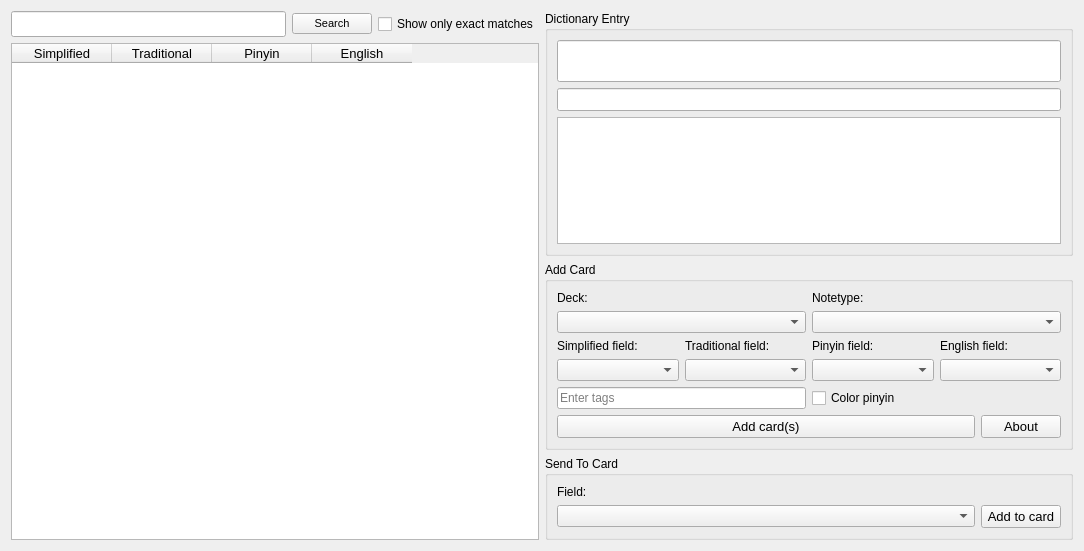
<?xml version="1.0" encoding="UTF-8"?>
<ui version="4.0">
 <class>Dialog</class>
 <widget class="QDialog" name="Dialog">
  <property name="geometry">
   <rect>
    <x>0</x>
    <y>0</y>
    <width>1084</width>
    <height>551</height>
   </rect>
  </property>
  <property name="sizePolicy">
   <sizepolicy hsizetype="Expanding" vsizetype="Expanding">
    <horstretch>0</horstretch>
    <verstretch>0</verstretch>
   </sizepolicy>
  </property>
  <property name="windowTitle">
   <string>CC-CEDICT for Anki</string>
  </property>
  <property name="sizeGripEnabled">
   <bool>false</bool>
  </property>
  <property name="modal">
   <bool>false</bool>
  </property>
  <layout class="QGridLayout" name="gridLayout_4">
   <property name="sizeConstraint">
    <enum>QLayout::SetNoConstraint</enum>
   </property>
   <item row="0" column="1">
    <widget class="QGroupBox" name="groupBox">
     <property name="title">
      <string>Dictionary Entry</string>
     </property>
     <layout class="QVBoxLayout" name="verticalLayout">
      <item>
       <widget class="QLineEdit" name="Hanzi">
        <property name="sizePolicy">
         <sizepolicy hsizetype="MinimumExpanding" vsizetype="Fixed">
          <horstretch>0</horstretch>
          <verstretch>0</verstretch>
         </sizepolicy>
        </property>
        <property name="font">
         <font>
          <family>KaiTi</family>
          <pointsize>18</pointsize>
         </font>
        </property>
        <property name="focusPolicy">
         <enum>Qt::ClickFocus</enum>
        </property>
       </widget>
      </item>
      <item>
       <widget class="QLineEdit" name="Pinyin">
        <property name="sizePolicy">
         <sizepolicy hsizetype="MinimumExpanding" vsizetype="Fixed">
          <horstretch>0</horstretch>
          <verstretch>0</verstretch>
         </sizepolicy>
        </property>
        <property name="font">
         <font>
          <pointsize>10</pointsize>
         </font>
        </property>
        <property name="focusPolicy">
         <enum>Qt::ClickFocus</enum>
        </property>
       </widget>
      </item>
      <item>
       <widget class="QTextEdit" name="English">
        <property name="sizePolicy">
         <sizepolicy hsizetype="MinimumExpanding" vsizetype="MinimumExpanding">
          <horstretch>0</horstretch>
          <verstretch>0</verstretch>
         </sizepolicy>
        </property>
        <property name="font">
         <font>
          <pointsize>8</pointsize>
         </font>
        </property>
        <property name="focusPolicy">
         <enum>Qt::ClickFocus</enum>
        </property>
       </widget>
      </item>
     </layout>
    </widget>
   </item>
   <item row="2" column="1">
    <widget class="QGroupBox" name="Dict">
     <property name="title">
      <string>Add Card</string>
     </property>
     <layout class="QGridLayout" name="gridLayout_3">
      <item row="0" column="0" colspan="2">
       <layout class="QGridLayout" name="gridLayout_2">
        <item row="0" column="0">
         <widget class="QLabel" name="Deck_Label">
          <property name="text">
           <string>Deck:</string>
          </property>
         </widget>
        </item>
        <item row="0" column="2">
         <widget class="QLabel" name="Notetype_Label">
          <property name="text">
           <string>Notetype:</string>
          </property>
         </widget>
        </item>
        <item row="2" column="0">
         <widget class="QLabel" name="Field1_Label">
          <property name="text">
           <string>Simplified field:</string>
          </property>
         </widget>
        </item>
        <item row="2" column="1">
         <widget class="QLabel" name="Field2_Label">
          <property name="text">
           <string>Traditional field:</string>
          </property>
         </widget>
        </item>
        <item row="2" column="2">
         <widget class="QLabel" name="Field3_Label">
          <property name="text">
           <string>Pinyin field:</string>
          </property>
         </widget>
        </item>
        <item row="2" column="3">
         <widget class="QLabel" name="Field4_Label">
          <property name="text">
           <string>English field:</string>
          </property>
         </widget>
        </item>
        <item row="3" column="0">
         <widget class="QComboBox" name="Field1"/>
        </item>
        <item row="3" column="1">
         <widget class="QComboBox" name="Field2"/>
        </item>
        <item row="3" column="2">
         <widget class="QComboBox" name="Field3"/>
        </item>
        <item row="3" column="3">
         <widget class="QComboBox" name="Field4"/>
        </item>
        <item row="4" column="0" colspan="2">
         <widget class="QLineEdit" name="tags">
          <property name="focusPolicy">
           <enum>Qt::TabFocus</enum>
          </property>
          <property name="placeholderText">
           <string>Enter tags</string>
          </property>
          <property name="clearButtonEnabled">
           <bool>true</bool>
          </property>
         </widget>
        </item>
        <item row="4" column="2">
         <widget class="QCheckBox" name="color_pinyin">
          <property name="focusPolicy">
           <enum>Qt::TabFocus</enum>
          </property>
          <property name="text">
           <string>Color pinyin</string>
          </property>
         </widget>
        </item>
        <item row="1" column="0" colspan="2">
         <widget class="QComboBox" name="Deck"/>
        </item>
        <item row="1" column="2" colspan="2">
         <widget class="QComboBox" name="Notetype"/>
        </item>
       </layout>
      </item>
      <item row="1" column="0">
       <widget class="QPushButton" name="Add">
        <property name="sizePolicy">
         <sizepolicy hsizetype="MinimumExpanding" vsizetype="Fixed">
          <horstretch>0</horstretch>
          <verstretch>0</verstretch>
         </sizepolicy>
        </property>
        <property name="font">
         <font>
          <pointsize>10</pointsize>
         </font>
        </property>
        <property name="focusPolicy">
         <enum>Qt::TabFocus</enum>
        </property>
        <property name="text">
         <string>Add card(s)</string>
        </property>
        <property name="autoDefault">
         <bool>false</bool>
        </property>
       </widget>
      </item>
      <item row="1" column="1">
       <widget class="QPushButton" name="About">
        <property name="sizePolicy">
         <sizepolicy hsizetype="Minimum" vsizetype="Fixed">
          <horstretch>0</horstretch>
          <verstretch>0</verstretch>
         </sizepolicy>
        </property>
        <property name="font">
         <font>
          <pointsize>10</pointsize>
         </font>
        </property>
        <property name="focusPolicy">
         <enum>Qt::TabFocus</enum>
        </property>
        <property name="text">
         <string>About</string>
        </property>
        <property name="autoDefault">
         <bool>false</bool>
        </property>
       </widget>
      </item>
     </layout>
    </widget>
   </item>
   <item row="3" column="1">
    <widget class="QGroupBox" name="groupBox">
     <property name="title">
      <string>Send To Card</string>
     </property>
     <layout class="QGridLayout" name="gridLayout_5">
      <item row="0" column="0">
       <widget class="QLabel" name="Current_Field_Label">
          <property name="text">
           <string>Field:</string>
          </property>
         </widget>
      </item>
      <item row="1" column="0">
       <widget class="QComboBox" name="CurrentField">
        <property name="sizePolicy">
         <sizepolicy hsizetype="MinimumExpanding" vsizetype="Fixed">
          <horstretch>0</horstretch>
          <verstretch>0</verstretch>
         </sizepolicy>
        </property>
       </widget>
      </item>
      <item row="1" column="1">
       <widget class="QPushButton" name="AddCurrentField">
        <property name="sizePolicy">
         <sizepolicy hsizetype="Minimum" vsizetype="Fixed">
          <horstretch>0</horstretch>
          <verstretch>0</verstretch>
         </sizepolicy>
        </property>
        <property name="font">
         <font>
          <pointsize>10</pointsize>
         </font>
        </property>
        <property name="focusPolicy">
         <enum>Qt::TabFocus</enum>
        </property>
        <property name="text">
         <string>Add to card</string>
        </property>
        <property name="autoDefault">
         <bool>false</bool>
        </property>
       </widget>
      </item>
     </layout>
    </widget>
   </item>
   <item row="0" column="0" rowspan="4">
    <layout class="QGridLayout" name="gridLayout">
     <item row="0" column="2">
      <widget class="QCheckBox" name="checkBox">
       <property name="focusPolicy">
        <enum>Qt::TabFocus</enum>
       </property>
       <property name="text">
        <string>Show only exact matches</string>
       </property>
       <property name="checked">
        <bool>false</bool>
       </property>
      </widget>
     </item>
     <item row="0" column="0">
      <widget class="QLineEdit" name="Query">
       <property name="minimumSize">
        <size>
         <width>200</width>
         <height>0</height>
        </size>
       </property>
       <property name="font">
        <font>
         <family>SimHei</family>
         <pointsize>10</pointsize>
        </font>
       </property>
       <property name="focusPolicy">
        <enum>Qt::StrongFocus</enum>
       </property>
       <property name="cursorPosition">
        <number>0</number>
       </property>
       <property name="clearButtonEnabled">
        <bool>true</bool>
       </property>
      </widget>
     </item>
     <item row="1" column="0" colspan="3">
      <widget class="QTableWidget" name="Results">
       <property name="font">
        <font>
         <family>SimHei</family>
        </font>
       </property>
       <property name="focusPolicy">
        <enum>Qt::NoFocus</enum>
       </property>
       <property name="editTriggers">
        <set>QAbstractItemView::NoEditTriggers</set>
       </property>
       <property name="alternatingRowColors">
        <bool>true</bool>
       </property>
       <property name="selectionMode">
        <enum>QAbstractItemView::SingleSelection</enum>
       </property>
       <property name="selectionBehavior">
        <enum>QAbstractItemView::SelectRows</enum>
       </property>
       <property name="textElideMode">
        <enum>Qt::ElideLeft</enum>
       </property>
       <attribute name="verticalHeaderVisible">
        <bool>false</bool>
       </attribute>
       <column>
        <property name="text">
         <string>Simplified</string>
        </property>
        <property name="font">
         <font>
          <family>Arial</family>
          <pointsize>10</pointsize>
          <weight>50</weight>
          <bold>false</bold>
         </font>
        </property>
       </column>
       <column>
        <property name="text">
         <string>Traditional</string>
        </property>
        <property name="font">
         <font>
          <family>Arial</family>
          <pointsize>10</pointsize>
          <weight>50</weight>
          <bold>false</bold>
         </font>
        </property>
       </column>
       <column>
        <property name="text">
         <string>Pinyin</string>
        </property>
        <property name="font">
         <font>
          <family>Arial</family>
          <pointsize>10</pointsize>
          <weight>50</weight>
          <bold>false</bold>
         </font>
        </property>
       </column>
       <column>
        <property name="text">
         <string>English</string>
        </property>
        <property name="font">
         <font>
          <family>Arial</family>
          <pointsize>10</pointsize>
          <weight>50</weight>
          <bold>false</bold>
         </font>
        </property>
       </column>
      </widget>
     </item>
     <item row="0" column="1">
      <widget class="QPushButton" name="SearchButton">
       <property name="font">
        <font>
         <pointsize>8</pointsize>
        </font>
       </property>
       <property name="focusPolicy">
        <enum>Qt::TabFocus</enum>
       </property>
       <property name="text">
        <string>Search</string>
       </property>
       <property name="autoDefault">
        <bool>false</bool>
       </property>
      </widget>
     </item>
    </layout>
   </item>
   <item row="1" column="1">
    <spacer name="verticalSpacer">
     <property name="orientation">
      <enum>Qt::Vertical</enum>
     </property>
     <property name="sizeHint" stdset="0">
      <size>
       <width>20</width>
       <height>40</height>
      </size>
     </property>
    </spacer>
   </item>
  </layout>
 </widget>
 <tabstops>
  <tabstop>Query</tabstop>
  <tabstop>SearchButton</tabstop>
  <tabstop>checkBox</tabstop>
  <tabstop>Deck</tabstop>
  <tabstop>Notetype</tabstop>
  <tabstop>Field1</tabstop>
  <tabstop>Field2</tabstop>
  <tabstop>Field3</tabstop>
  <tabstop>Field4</tabstop>
  <tabstop>tags</tabstop>
  <tabstop>color_pinyin</tabstop>
  <tabstop>Add</tabstop>
  <tabstop>About</tabstop>
 </tabstops>
 <resources/>
 <connections/>
</ui>
